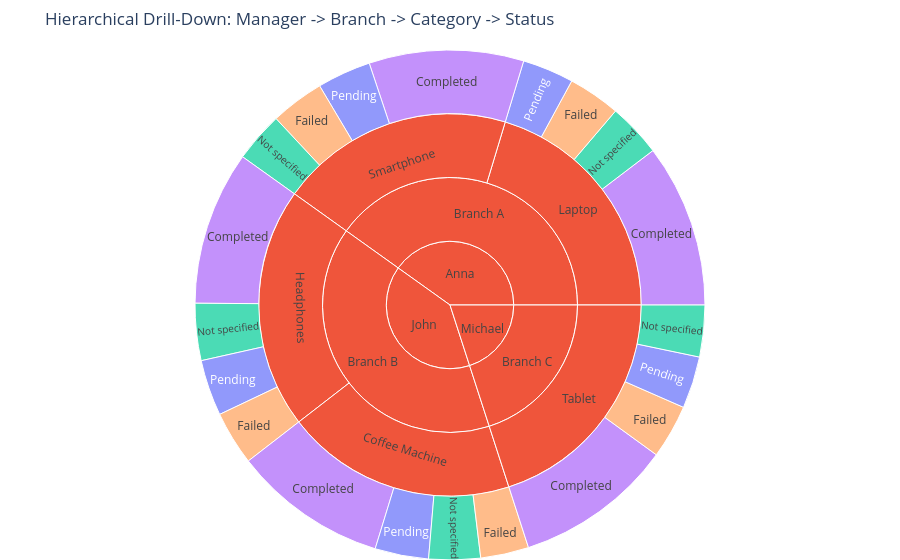

Notebook code for this chart:
### Markdown cell above
STEP 3: Interactive Visualization & Data Enrichment (Plotly)

### Code cell
# Create a small supplementary dictionary or DataFrame containing Managers
managers_df = pd.DataFrame({
    'product_name': ['Smartphone', 'Coffee Machine', 'Tablet', 'Laptop', 'Headphones', 'Other'],
    'Manager': ['Anna', 'John', 'Michael', 'Anna', 'John', 'Michael'],
    'Branch': ['Branch A', 'Branch B', 'Branch C', 'Branch A', 'Branch B', 'Branch C'],
    'City': ['Warsaw', 'Berlin', 'Paris', 'Prague', 'Vienna', 'Madrid'],
    'Country': ['Poland', 'Germany', 'France', 'Czechia', 'Austria', 'Spain'],
    'lat': [52.2297, 52.5200, 48.8566, 50.0755, 48.2082, 40.4168],
    'lon': [21.0122, 13.4050, 2.3522, 14.4378, 16.3738, -3.7038]
})

cols_to_drop = [col for col in df.columns if col in ['Manager', 'Branch', 'City', 'Country', 'lat', 'lon'] or '_new' in col or '_y' in col or '_x' in col]
df = df.drop(columns=cols_to_drop, errors='ignore')

df['product_name'] = df['product_name'].astype(str).str.strip().str.title()

df = pd.merge(df, managers_df, on='product_name', how='left')

# Build an interactive geographical chart that allows the user to hover over different locations and see their total volume
df_geo = df.groupby(['Country', 'City', 'lat', 'lon'], as_index=False)['total_amount'].sum()

fig_map = px.scatter_geo(
    df_geo,
    lat='lat',
    lon='lon',
    size='total_amount',
    color='Country',
    hover_name='City',
    hover_data={'Country': True, 'total_amount': ':.2f', 'lat': False, 'lon': False},
    projection='natural earth',
    title='Geographical Distribution of Revenue'
)
fig_map.update_layout(template='plotly_white')
fig_map.show()

hierarchy_cols = ['Manager', 'Branch', 'product_name', 'transaction_status']
for col in hierarchy_cols:
    if col in df.columns:
        df[col] = df[col].fillna('Unknown')
        df[col] = df[col].astype(str).str.strip()

# Create an interactive chart that effectively displays the part-to-whole relationship
fig_sunburst = px.sunburst(
    df,
    path=['Manager', 'Branch', 'product_name', 'transaction_status'],
    values='total_amount',
    color='transaction_status',
    title="Hierarchical Drill-Down: Manager -> Branch -> Category -> Status"
)
fig_sunburst.update_layout(margin=dict(t=50, l=0, r=0, b=0))
fig_sunburst.show()

### Figure 1 — Plotly figure (JSON) as saved in the notebook; plotly's stock layout.template omitted (floating-point values rounded to 4 significant figures)
{"data": [{"branchvalues": "total", "customdata": [["Pending"], ["(?)"], ["(?)"], ["(?)"], ["(?)"], ["Pending"], ["(?)"], ["Not specified"], ["Not specified"], ["Not specified"], ["(?)"], ["Completed"], ["Completed"], ["Not specified"], ["Not specified"], ["Pending"], ["Failed"], ["Pending"], ["(?)"], ["(?)"], ["Completed"], ["Failed"], ["Failed"], ["Pending"], ["Failed"], ["(?)"], ["(?)"], ["Failed"], ["Completed"], ["Completed"], ["(?)"]], "domain": {"x": [0, 1], "y": [0, 1]}, "hovertemplate": "labels=%{label}<br>total_amount=%{value}<br>parent=%{parent}<br>id=%{id}<br>transaction_status=%{customdata[0]}<extra></extra>", "ids": ["John/Branch B/Coffee Machine/Pending", "Anna", "John/Branch B", "Anna/Branch A", "John/Branch B/Headphones", "Anna/Branch A/Laptop/Pending", "John", "Anna/Branch A/Smartphone/Not specified", "Anna/Branch A/Laptop/Not specified", "John/Branch B/Coffee Machine/Not specified", "Michael", "Anna/Branch A/Smartphone/Completed", "Michael/Branch C/Tablet/Completed", "John/Branch B/Headphones/Not specified", "Michael/Branch C/Tablet/Not specified", "John/Branch B/Headphones/Pending", "John/Branch B/Coffee Machine/Failed", "Michael/Branch C/Tablet/Pending", "Michael/Branch C", "Anna/Branch A/Laptop", "John/Branch B/Coffee Machine/Completed", "Anna/Branch A/Smartphone/Failed", "Michael/Branch C/Tablet/Failed", "Anna/Branch A/Smartphone/Pending", "John/Branch B/Headphones/Failed", "Anna/Branch A/Smartphone", "Michael/Branch C/Tablet", "Anna/Branch A/Laptop/Failed", "Anna/Branch A/Laptop/Completed", "John/Branch B/Headphones/Completed", "John/Branch B/Coffee Machine"], "labels": ["Pending", "Anna", "Branch B", "Branch A", "Headphones", "Pending", "John", "Not specified", "Not specified", "Not specified", "Michael", "Completed", "Completed", "Not specified", "Not specified", "Pending", "Failed", "Pending", "Branch C", "Laptop", "Completed", "Failed", "Failed", "Pending", "Failed", "Smartphone", "Tablet", "Failed", "Completed", "Completed", "Coffee Machine"], "marker": {"colors": ["#636efa", "#EF553B", "#EF553B", "#EF553B", "#EF553B", "#636efa", "#EF553B", "#00cc96", "#00cc96", "#00cc96", "#EF553B", "#ab63fa", "#ab63fa", "#00cc96", "#00cc96", "#636efa", "#FFA15A", "#636efa", "#EF553B", "#EF553B", "#ab63fa", "#FFA15A", "#FFA15A", "#636efa", "#FFA15A", "#EF553B", "#EF553B", "#FFA15A", "#ab63fa", "#ab63fa", "#EF553B"]}, "name": "", "parents": ["John/Branch B/Coffee Machine", "", "John", "Anna", "John/Branch B", "Anna/Branch A/Laptop", "", "Anna/Branch A/Smartphone", "Anna/Branch A/Laptop", "John/Branch B/Coffee Machine", "", "Anna/Branch A/Smartphone", "Michael/Branch C/Tablet", "John/Branch B/Headphones", "Michael/Branch C/Tablet", "John/Branch B/Headphones", "John/Branch B/Coffee Machine", "Michael/Branch C/Tablet", "Michael", "Anna/Branch A", "John/Branch B/Coffee Machine", "Anna/Branch A/Smartphone", "Michael/Branch C/Tablet", "Anna/Branch A/Smartphone", "John/Branch B/Headphones", "Anna/Branch A", "Michael/Branch C", "Anna/Branch A/Laptop", "Anna/Branch A/Laptop", "John/Branch B/Headphones", "John/Branch B"], "type": "sunburst", "values": [90540000.0, 1069000000.0, 1061000000.0, 1069000000.0, 542000000.0, 86740000.0, 1061000000.0, 84530000.0, 90620000.0, 87010000.0, 533100000.0, 260900000.0, 267000000.0, 96320000.0, 87240000.0, 94560000.0, 81350000.0, 87820000.0, 533100000.0, 541500000.0, 260500000.0, 90790000.0, 91100000.0, 90840000.0, 91130000.0, 527100000.0, 533100000.0, 88430000.0, 275700000.0, 260000000.0, 519400000.0]}], "layout": {"legend": {"tracegroupgap": 0}, "margin": {"b": 0, "l": 0, "r": 0, "t": 50}, "title": {"text": "Hierarchical Drill-Down: Manager -> Branch -> Category -> Status"}}}
